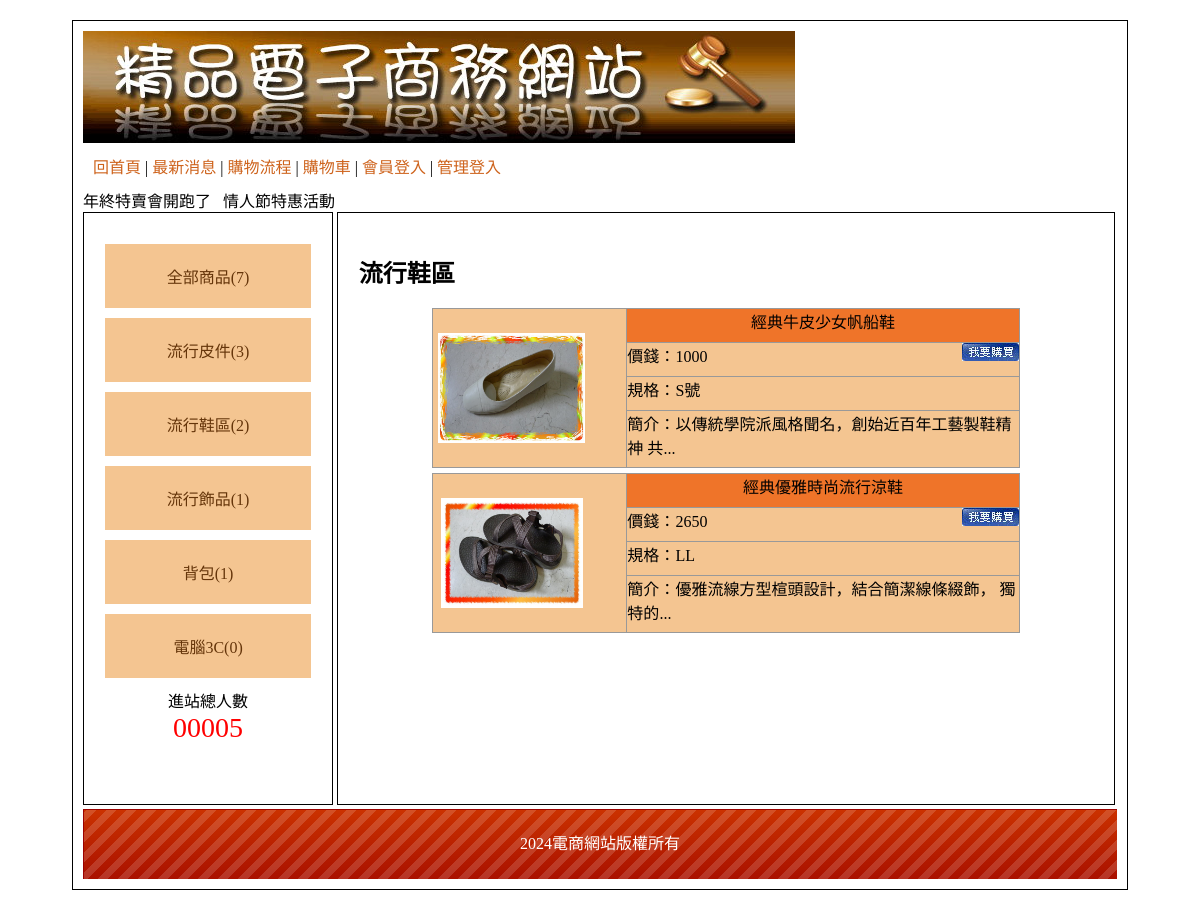
Page /?type=2 on the committed database.
### tables this page shows
CREATE TABLE `type` (
  `id` int(10) UNSIGNED NOT NULL,
  `name` text NOT NULL,
  `big_id` int(10) UNSIGNED NOT NULL
);

CREATE TABLE `goods` (
  `id` int(10) UNSIGNED NOT NULL,
  `no` text NOT NULL,
  `name` text NOT NULL,
  `price` int(10) NOT NULL,
  `spec` text NOT NULL,
  `stock` int(10) NOT NULL,
  `img` text NOT NULL,
  `intro` text NOT NULL,
  `big` int(10) NOT NULL,
  `mid` int(10) NOT NULL,
  `sh` int(1) NOT NULL
);

CREATE TABLE `bottom` (
  `id` int(10) UNSIGNED NOT NULL,
  `bottom` text NOT NULL
);

### api/db.php (called while the page is built, shortened)
<?php
class DB{
    protected $dsn = "mysql:host=localhost;charset=utf8;dbname=db03";
    protected $pdo;
    protected $table;
    public function __construct($table)
    {
        $this->table=$table;
        $this->pdo=new PDO($this->dsn,'root','');
    }
    function all( $where = '', $other = '')
    {
        $sql = "select * from `$this->table` ";
        $sql =$this->sql_all($sql,$where,$other);
        return  $this->pdo->query($sql)->fetchAll(PDO::FETCH_ASSOC);
    }
    function count( $where = '', $other = ''){
        $sql = "select count(*) from `$this->table` ";
        $sql=$this->sql_all($sql,$where,$other);
        return  $this->pdo->query($sql)->fetchColumn();
    }
    function find($id)
    {
        $sql = "select * from `$this->table` ";
        if (is_array($id)) {
            $tmp = $this->a2s($id);
            $sql .= " where " . join(" && ", $tmp);
        } else if (is_numeric($id)) {
            $sql .= " where `id`='$id'";
        }
        $row = $this->pdo->query($sql)->fetch(PDO::FETCH_ASSOC);
        return $row;
    }
    private function a2s($array){
        foreach ($array as $col => $value) {
            $tmp[] = "`$col`='$value'";
        }
        return $tmp;
    }
    private function sql_all($sql,$array,$other){
        if (isset($this->table) && !empty($this->table)) {
            if (is_array($array)) {
                if (!empty($array)) {
                    $tmp = $this->a2s($array);
                    $sql .= " where " . join(" && ", $tmp);
                }
            } else {
                $sql .= " $array";
            }
            $sql .= $other;
            return $sql;
        }
    }
}
$Bottom=new DB('bottom');
$Type=new DB('type');
$Goods=new DB('goods');
?>

### index.php (the view, shortened to what this page needs)
<?php include_once './api/db.php'; ?>
<!DOCTYPE html PUBLIC "-//W3C//DTD XHTML 1.0 Transitional//EN" "http://www.w3.org/TR/xhtml1/DTD/xhtml1-transitional.dtd">
<html xmlns="http://www.w3.org/1999/xhtml">
<head>
    <link href="./css/css.css" rel="stylesheet" type="text/css">
</head>
<body>
    <div id="main">
        <div id="top">
            <a href="?">
                <img src="./icon/0416.jpg">
            </a>
            <div style="padding:10px;">
                <a href="?">回首頁</a> |
                <a href="?do=news">最新消息</a> |
                <a href="?do=look">購物流程</a> |
                <a href="?do=buycart">購物車</a> |
                <?php
                if(isset($_SESSION['mem'])){
                ?>
                    <a href="./api/logout.php">登出</a> |
                <?php
                }else{
                ?>
                    <a href="?do=login">會員登入</a> |
                <?php
                }
                ?>
                <?php
                if(isset($_SESSION['admin'])){
                ?>
                    <a href="back.php">返回管理</a>
                <?php
                }else{
                ?>
                    <a href="?do=admin">管理登入</a>
                <?php
                }
                ?>
            </div>
            <marquee>
                年終特賣會開跑了 &nbsp;  情人節特惠活動 &nbsp;
            </marquee>
        </div>
        <div id="left" class="ct">
            <div style="min-height:400px;">
            <a href='?type=0'>全部商品(<?=$Goods->count(['sh'=>1]);?>)</a>
            <?php
            $bigs=$Type->all(['big_id'=>0]);
            foreach($bigs as $big){
            ?>
            <div class="ww">
                <a href="?type=<?=$big['id'];?>"><?=$big['name'];?>(<?=$Goods->count(['sh'=>1,'big'=>$big['id']]);?>)</a>
            </div>
            <?php
            }
            ?>
            </div>
            <span>
                <div>進站總人數</div>
                <div style="color:#f00; font-size:28px;">
                    00005 </div>
            </span>
        </div>
        <div id="right">
            <?php
                $do=$_GET['do']??'main';
                $file="./front/{$do}.php";
                if(file_exists($file)){
                    include $file;
                }else{
                    include "./front/main.php";
                }
            ?>
        </div>
        <div id="bottom" style="line-height:70px;background:url(icon/bot.png); color:#FFF;" class="ct">
           <?=$Bottom->find(1)['bottom'];?></div>
    </div>
</body>
</html>

### front/main.php (shortened to what this page needs)
<?php
$type=$_GET['type']??0;
$nav='';
$goods=null;
if($type==0){
    $nav="全部商品";
    $goods=$Goods->all(['sh'=>1]);
}else{
    $t=$Type->find($type);
    if($t['big_id']==0){
        $nav=$t['name'];
        $goods=$Goods->all(['sh'=>1,'big'=>$t['id']]);
    }else{
        $b=$Type->find($t['big_id']);
        $nav=$b['name'] ." > ". $t['name'];
        $goods=$Goods->all(['sh'=>1,'mid'=>$t['id']]);
    }
}
?>
<h2><?=$nav;?></h2>
<?php
foreach($goods as $good){
?>
<div class='item'>
 <div class="img">
    <a href="?do=detail&id=<?=$good['id'];?>">
        <img src="./img/<?=$good['img'];?>" style="width:80%;height:110px">
    </a>
 </div>
 <div class="info">
    <div class='ct tt'><?=$good['name'];?></div>
    <div>
        價錢：<?=$good['price'];?>
        <img src="./icon/0402.jpg" style="float:right" onclick="location.href='?do=buycart&id=<?=$good['id'];?>&qt=1'">
    </div>
    <div>規格：<?=$good['spec'];?></div>
    <div>簡介：<?=mb_substr($good['intro'],0,25);?>...</div>
 </div>
</div>
<?php
}
?>

### css/css.css (style rules this page uses)
body { font-family:"微軟正黑體"; }
#main { width:1034px; padding:10px; margin:20px auto 20px auto; border:#000 solid 1px; min-height:768px; }
#top a { color:#CE631C; text-decoration:none; }
#left { display:inline-block; width:20%; padding:2%; min-height:550px; vertical-align:top; border:#000 1px solid; }
#left a { display:block; padding:20px 5px 20px 5px; text-decoration:none; background:#F4C591; margin:10px auto 10px auto; color:#65350A; }
.ct { text-align:center; }
#right { display:inline-block; width:71%; padding:2%; height:550px; overflow: auto; border:#000 1px solid; }
#bottom { height:70px; background:url(../icon/bot.png); background-size:cover; }
.tt { background:#EF7429; }

### front/main.php (style rules this page uses)
.item { width:80%; height:160px; background-color: #f4c591; margin:5px auto; display:flex; }
.item .img { width:33%; display:flex; justify-content: center; align-items: center; border:1px solid #999; }
.item .info { width:67%; display:flex; flex-direction: column; }
.info div { border:1px solid #999; border-left:0px; border-top:0px; flex-grow:1; }
.info div:nth-child(1) { border-top:1px solid #999; }

### rows in the picture
type: name "流行皮件", count "3"
type: name "流行鞋區", id "2"
type: name "流行飾品", count "1"
type: name "背包", count "1"
type: name "電腦3C", count "0"
goods: img (picture), name "經典牛皮少女帆船鞋", price "1000", spec "S號", intro "以傳統學院派風格聞名，創始近百年工藝製鞋精神 共"
goods: img (picture), name "經典優雅時尚流行涼鞋", price "2650", spec "LL", intro "優雅流線方型楦頭設計，結合簡潔線條綴飾， 獨特的"
bottom: bottom "2024電商網站版權所有"

### other values in the picture
$Goods->count(['sh'=>1]) "7"
